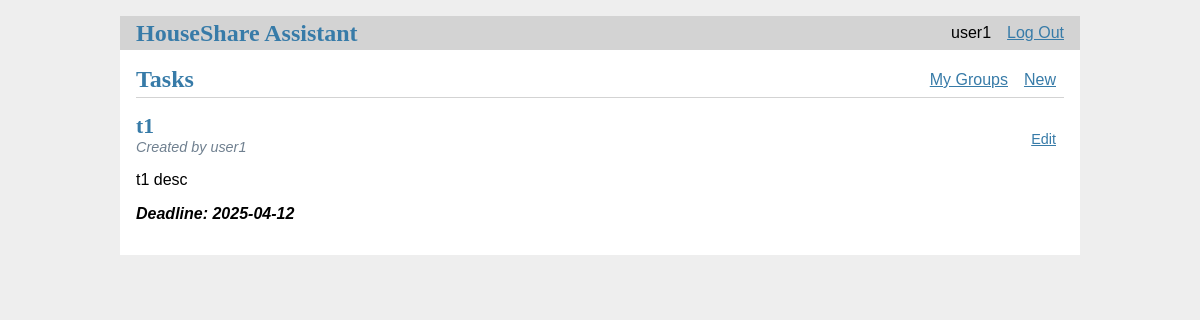
Screenshot of /1/tasks/ (signed in) with the database file from the repository.
### tables this page shows
CREATE TABLE users (
    user_id INTEGER PRIMARY KEY,
    username TEXT NOT NULL,
    email TEXT NOT NULL UNIQUE,
    password TEXT NOT NULL
);

CREATE TABLE tasks_users (
    task_id INTEGER NOT NULL,
    user_id INTEGER NOT NULL,
    task_creator TEXT NOT NULL,
    CHECK (task_creator IN ('Y', 'N')),
    FOREIGN KEY (task_id) REFERENCES tasks (task_id) ON DELETE CASCADE,
    FOREIGN KEY (user_id) REFERENCES users (user_id) ON DELETE CASCADE
);

CREATE TABLE tasks (
    task_id INTEGER PRIMARY KEY,
    group_id INTEGER NOT NULL,
    task_name TEXT NOT NULL,
    task_description TEXT,
    task_deadline TEXT NOT NULL,
    FOREIGN KEY (group_id) REFERENCES groups (group_id) ON DELETE CASCADE
);

### hsa/tasks.py (the view)
@bp.route("/", methods=(['GET']))
@login_required
def index(group_id):
    db = get_db()
    tasks = db.execute(
        "SELECT t.task_id, t.task_name, t.task_description, t.task_deadline, t.group_id, tu.user_id, tu.task_creator, u.username"
        " FROM tasks t JOIN tasks_users tu ON t.task_id = tu.task_id"
        " JOIN users u ON u.user_id = tu.user_id"
        " WHERE t.group_id = ?",
        (group_id,)
    ).fetchall()
    return render_template("tasks/index.html", tasks=tasks, group_id=group_id)

### hsa/auth.py (called while the page is built)
def login_required(view):
    @functools.wraps(view)
    def wrapped_view(**kwargs):
        if g.user is None:
            return redirect(url_for("auth.login"))
        return view(**kwargs)
    return wrapped_view

@bp.before_app_request
def load_logged_in_user():
    user_id = session.get("user_id")
    if user_id is None:
        g.user = None
    else:
        g.user = (
            get_db().execute("SELECT * FROM users WHERE user_id = ?", (user_id,)).fetchone()
        )

### hsa/db.py (called while the page is built)
def get_db():
    if 'db' not in g:
        g.db = sqlite3.connect(
            current_app.config['DATABASE'],
            detect_types = sqlite3.PARSE_DECLTYPES
        )
        g.db.row_factory = sqlite3.Row
    return g.db

### hsa/templates/tasks/index.html (shortened to what this page needs)
{% extends 'base.html' %}
{% block header %}
  <h1>{% block title %}Tasks{% endblock %}</h1>
  {% if g.user %}
    <a class="action" href="{{ url_for('groups.index') }}">My Groups</a>
    <a class="action" href="{{ url_for('tasks.create', group_id=group_id) }}">New</a>
  {% endif %}
{% endblock %}
{% block content %}
  {% for task in tasks %}
    <article class="task">
    <header>
        <div>
        <h1>{{ task['task_name'] }}</h1>
        <div class="about">Created by {{ task['username'] }}</div>
        </div>
        <div>
        {% if task['task_creator'] == 'Y' and g.user['user_id'] == task['user_id'] %}
        <a class="action" href="{{ url_for('tasks.update', task_id=task['task_id'], group_id=task['group_id']) }}">Edit</a>
        {% endif %}
        </div>
    </header>
    <p class="body">{{ task['task_description'] }}</p>
    <p class="deadline">Deadline: {{ task['task_deadline'] }}</p>
    </article>
  {% endfor %}
{% endblock %}

### hsa/templates/base.html (shortened to what this page needs)
<!doctype html>
<link rel="stylesheet" href="{{ url_for('static', filename='style.css') }}">
<nav>
  <h1><a href="{{ url_for('index') }}">HouseShare Assistant</a></h1>
  <ul>
    {% if g.user %}
      <li><span>{{ g.user['username'] }}</span>
      <li><a href="{{ url_for('auth.logout') }}">Log Out</a>
    {% else %}
      <li><a href="{{ url_for('auth.register') }}">Register</a>
      <li><a href="{{ url_for('auth.login') }}">Log In</a>
    {% endif %}
  </ul>
</nav>
<section class="content">
  <header>
    {% block header %}{% endblock %}
  </header>
  {% block content %}{% endblock %}
</section>

### hsa/static/style.css (style rules this page uses)
h1, h2, h3, h4, h5, h6 { font-family: serif; color: #377ba8; margin: 1rem 0; }
a { color: #377ba8; }
nav { background: lightgray; display: flex; align-items: center; padding: 0 0.5rem; }
nav h1 { flex: auto; margin: 0; }
nav h1 a { text-decoration: none; padding: 0.25rem 0.5rem; }
nav ul { display: flex; list-style: none; margin: 0; padding: 0; }
nav ul li a, nav ul li span, header .action { display: block; padding: 0.5rem; }
.content { padding: 0 1rem 1rem; }
.content > header { border-bottom: 1px solid lightgray; display: flex; align-items: flex-end; }
.content > header h1 { flex: auto; margin: 1rem 0 0.25rem 0; }
.task > header { display: flex; align-items: flex-end; font-size: 0.9em; }
.task > header > div:first-of-type { flex: auto; }
.task > header h1 { font-size: 1.5em; margin-bottom: 0; }
.task .about { color: slategray; font-style: italic; }
.task .body { white-space: pre-line; }
.task .deadline { font-style: italic; font-weight: bold; }
.content:last-child { margin-bottom: 0; }

### rows the page displays
users: user.username "user1"
tasks_users: task_name "t1", username "user1", task_description "t1 desc", task_deadline "2025-04-12"
